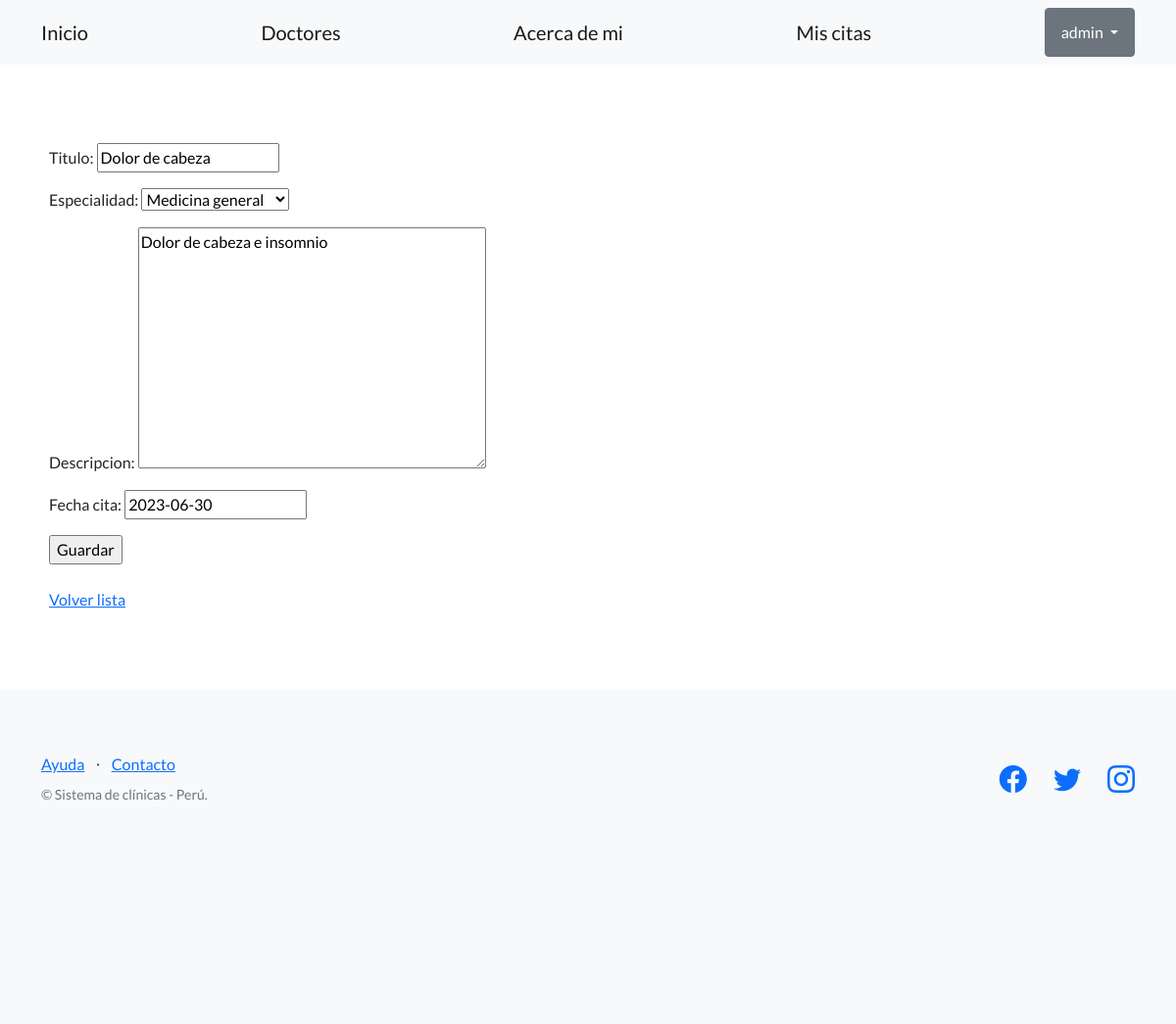
Page /clinica/editar-cita/5 (signed in) on the committed database.
### control_clinica/models.py (models this page shows, shortened)
class Cita(models.Model):
    especialidad_descripcion = (
        ('medicina general', 'Medicina general'),
        ('cardiologia', 'Cardiologia'),
        ('pediatria', 'Pediatria'),
        ('dermatologia', 'Dermatologia'),
        ('gastroenterologia', 'Gastroenterologia'),
        ('ginecologia', 'Ginecologia'),
        ('neumologia','Neumologia'),
        ('psiquiatria', 'Psiquiatria'),
        ('oncologia', 'Oncologia'),
        ('otro', 'Otro'),
    )
    titulo = models.CharField(max_length=256)
    especialidad = models.CharField(max_length=20, choices=especialidad_descripcion, default='medicina general')
    descripcion = models.TextField(blank=True)
    creador = models.ForeignKey(User, on_delete=models.SET_NULL, null=True)
    fecha_creacion = models.DateTimeField(auto_now_add=True)
    fecha_cita = models.DateField()

### control_clinica/views.py (the view)
# urls.py: path("editar-cita/<int:pk>", CitasUpdateView.as_view(), name="editar_cita"),
class CitasUpdateView(LoginRequiredMixin, UpdateView):
    model = Cita
    fields = ('titulo', 'especialidad', 'descripcion', 'fecha_cita')
    success_url = reverse_lazy('listar_citas')

### control_clinica/templates/control_clinica/cita_form.html (shortened to what this page needs)
{% extends "control_clinica/base.html" %}
{% block contenido %}
<form method="post">
    {{ form.as_p }}
    <input type="submit" value="Guardar" />
</form>
<br>
<a href="{% url 'listar_citas' %}">Volver lista</a>
{% endblock contenido %}

### control_clinica/templates/control_clinica/base.html (shortened to what this page needs)
{% load static %}
<!DOCTYPE html>
<html lang="en">
    <head>
        <link href="https://cdn.jsdelivr.net/npm/bootstrap-icons@1.5.0/font/bootstrap-icons.css" rel="stylesheet" type="text/css" />
        <link rel="stylesheet" href="{% static 'css/styles.css' %}" rel="stylesheet"/>
    </head>
    <body>
        <nav class="navbar navbar-light bg-light static-top">
            <div class="container">
                <a class="navbar-brand" href="{% url 'inicio' %}">Inicio</a>
                <a class="navbar-brand" href="{% url 'listar_doctores' %}">Doctores</a>
                <a class="navbar-brand" href="{% url 'acerca_de_mi' %}">Acerca de mi</a>
                {% if user.is_authenticated %}
                <a class="navbar-brand" href="{% url 'listar_citas' %}">Mis citas</a>
                <div class="dropdown">
                    <button class="btn btn-secondary dropdown-toggle" type="button" id="dropdownMenuButton1" data-bs-toggle="dropdown" aria-expanded="false">
                        <div style="display: inline-flex;">
                            <span>{{ user.username }}</span>
                        </div>
                    </button>
                    </div>
                </div>
                {% else %}
                <a class="btn btn-primary" href="{% url 'login' %}">Inicio sesión</a>
                <a class="btn btn-success" href="{% url 'registro' %}">Registro</a>
                {% endif %}
        </nav>
        <section style="padding: 80px 50px; ">
            {% block contenido %}
            {% endblock contenido %}
        </section>
        <footer class="footer bg-light">
            <div class="container">
                <div class="row">
                    <div class="col-lg-6 h-100 text-center text-lg-start my-auto">
                        <ul class="list-inline mb-2">
                            <li class="list-inline-item"><a href="#!">Ayuda</a></li>
                            <li class="list-inline-item">⋅</li>
                            <li class="list-inline-item"><a href="#!">Contacto</a></li>
                        </ul>
                        <p class="text-muted small mb-4 mb-lg-0">&copy; Sistema de clínicas - Perú.</p>
                    </div>
                    <div class="col-lg-6 h-100 text-center text-lg-end my-auto">
                        <ul class="list-inline mb-0">
                            <li class="list-inline-item me-4">
                                <a href="https://www.facebook.com/sannasalud"><i class="bi-facebook fs-3"></i></a>
                            </li>
                            <li class="list-inline-item me-4">
                                <a href="https://twitter.com/clinicagoodhope?lang=es"><i class="bi-twitter fs-3"></i></a>
                            </li>
                            <li class="list-inline-item">
                                <a href="https://www.instagram.com/sannasalud/?hl=es-la"><i class="bi-instagram fs-3"></i></a>
                            </li>
                        </ul>
                    </div>
                </div>
            </div>
            <section style="padding: 80px 50px; ">
            </section>
        </footer>
    </body>
</html>

### rows in the picture
Cita: titulo "Dolor de cabeza", especialidad "Medicina general", descripcion "Dolor de cabeza e insomnio", fecha_cita "2023-06-30"

### other values in the picture
{{ user.username }} "admin"
